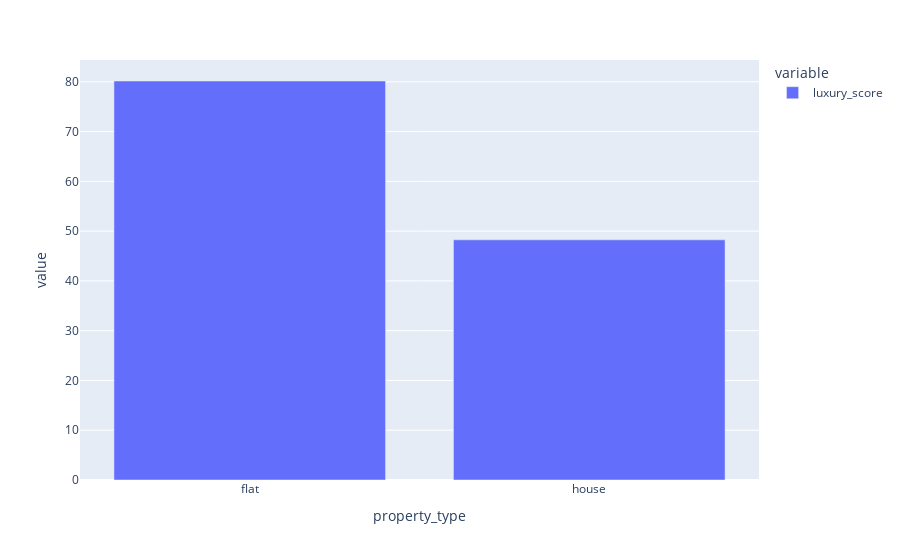

Notebook source saved alongside this figure:
### Code cell
fig = px.bar(x)
fig.show()

### Figure 1 — Plotly figure (JSON) as saved in the notebook; plotly's stock layout.template omitted (floating-point values rounded to 4 significant figures)
{"data": [{"alignmentgroup": "True", "hovertemplate": "variable=luxury_score<br>property_type=%{x}<br>value=%{y}<extra></extra>", "legendgroup": "luxury_score", "marker": {"color": "#636efa", "pattern": {"shape": ""}}, "name": "luxury_score", "offsetgroup": "luxury_score", "orientation": "v", "showlegend": true, "textposition": "auto", "type": "bar", "x": ["flat", "house"], "xaxis": "x", "y": [80.16, 48.25], "yaxis": "y"}], "layout": {"autosize": true, "barmode": "relative", "legend": {"title": {"text": "variable"}, "tracegroupgap": 0}, "margin": {"t": 60}, "xaxis": {"anchor": "y", "autorange": true, "domain": [0, 1], "range": [-0.5, 1.5], "title": {"text": "property_type"}, "type": "category"}, "yaxis": {"anchor": "x", "autorange": true, "domain": [0, 1], "range": [0, 84.38], "title": {"text": "value"}, "type": "linear"}}}
